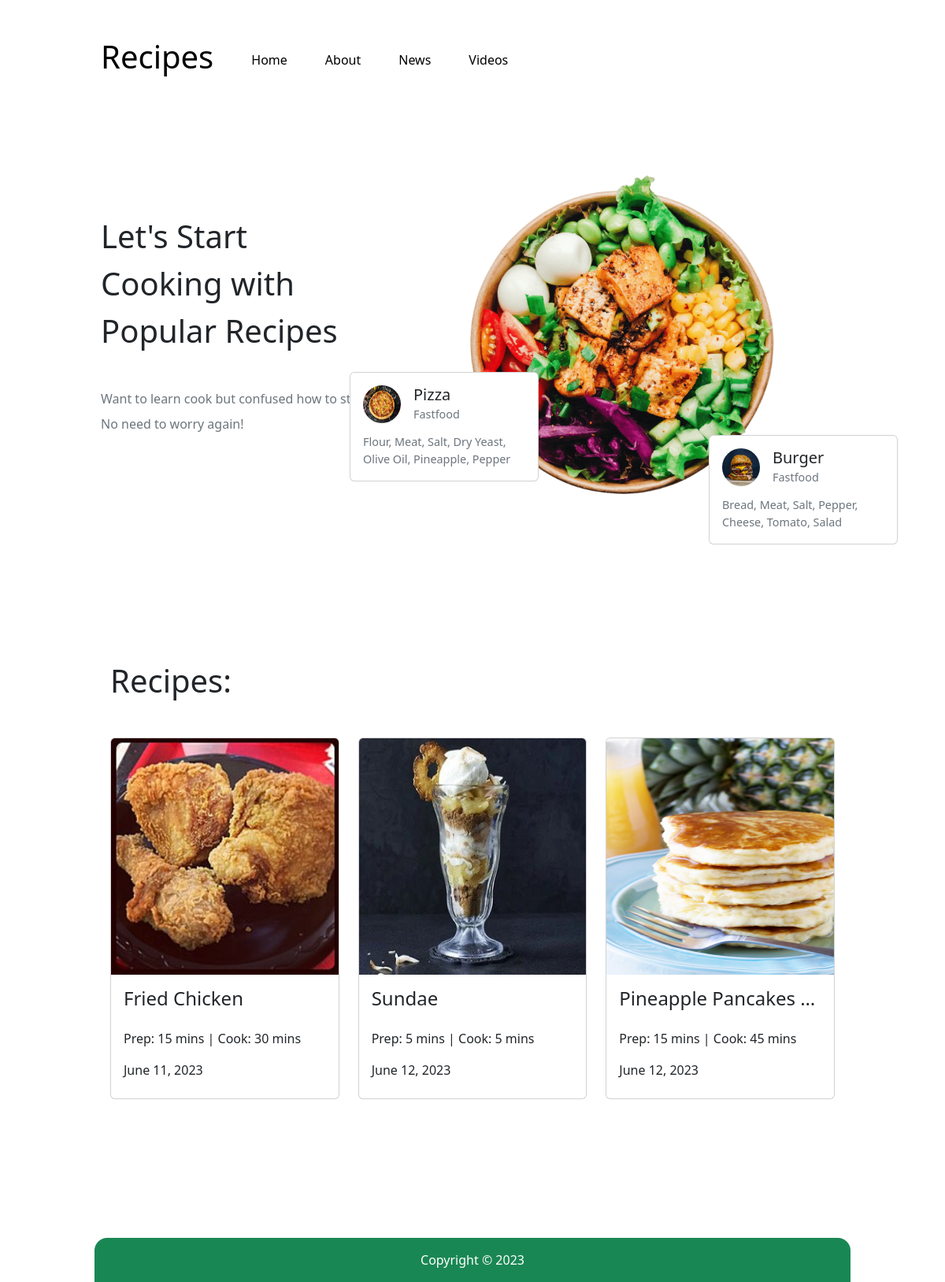
The page / on the database its author committed.
### recipes/models.py (models this page shows, shortened)
class Recipe(models.Model):
  title = models.CharField(max_length=100)
  slug = models.SlugField(unique=True, null=True)
  image = models.ImageField(upload_to="recipes", null=True)
  description = models.TextField(null=True)
  prep_time = models.PositiveIntegerField(null=True)
  cook_time = models.PositiveIntegerField(null=True)
  serving = models.PositiveIntegerField(null=True)
  instructions = models.TextField(null=True)
  ingredients = models.TextField(null=True)
  author = models.ForeignKey(User, on_delete=models.CASCADE)
  created_at = models.DateTimeField(auto_now_add=True)
  updated_at = models.DateTimeField(auto_now=True)

### recipes/views.py (the view)
# urls.py: path('', views.RecipeListView.as_view(), name="recipes-home"),
class RecipeListView(ListView):
  model = models.Recipe
  template_name = 'recipes/home.html'
  context_object_name = 'recipes'

### recipes/templates/recipes/home.html (shortened to what this page needs)
{% extends "recipes/base.html" %}
{% block content %}
{% load static %}
<section>
  <div class="row d-none d-lg-flex align-items-center">
    <div class="col">
      <h1 class="lh-base">
        Let's Start <br />
        Cooking with <br />
        Popular Recipes
      </h1>
      <div class="text-secondary my-5 lh-1">
        <p>Want to learn cook but confused how to start?</p>
        <p>No need to worry again!</p>
      </div>
    </div>
    <div class="col position-relative">
      <img
        class="landing-image"
        src="{% static '/images/landing.png' %}"
        alt="Landing"
      />
      <div
        class="card position-absolute d-none d-xl-block"
        style="width: 15rem; top: 20rem; right: 25rem"
      >
        <div class="card-body">
          <div class="d-flex">
            <img
              style="
                height: 3rem;
                width: 3rem;
                margin-right: 1rem;
                border-radius: 9999px;
              "
              src="{% static '/images/pizza.jpg' %}"
              alt="Image"
            />
            <div>
              <h5 class="card-title">Pizza</h5>
              <h6
                class="card-subtitle mb-3 text-secondary"
                style="font-size: 0.9rem"
              >
                Fastfood
              </h6>
            </div>
          </div>
          <p class="card-text text-secondary" style="font-size: 0.9rem">
            Flour, Meat, Salt, Dry Yeast, Olive Oil, Pineapple, Pepper
          </p>
        </div>
      </div>
      <div
        class="card position-absolute d-none d-xl-block"
        style="width: 15rem; top: 25rem; left: 25rem"
      >
        <div class="card-body">
          <div class="d-flex">
            <img
              style="
                height: 3rem;
                width: 3rem;
                margin-right: 1rem;
                border-radius: 9999px;
              "
              src="{% static '/images/burger.jpg' %}"
              alt="Image"
            />
            <div>
              <h5 class="card-title">Burger</h5>
              <h6
                class="card-subtitle mb-3 text-secondary"
                style="font-size: 0.9rem"
              >
                Fastfood
              </h6>
            </div>
          </div>
          <p class="card-text text-secondary" style="font-size: 0.9rem">
            Bread, Meat, Salt, Pepper, Cheese, Tomato, Salad
          </p>
        </div>
      </div>
    </div>
  </div>
</section>
<section class="container" style="margin-top: 8rem; margin-bottom: 8rem;">
  <h1 class="my-5">Recipes:</h1>
    <div class="row">
      {% for recipe in recipes %}
      <div class="col-sm-6 col-lg-4 mb-5">
        <a href="{% url 'recipes-detail' recipe.slug %}" class="text-reset text-decoration-none">
          <div class="card">
          <img
            src="{{ recipe.image.url }}"
            style="height: 300px;"
            class="card-img-top"
            alt="Image"
          />
          <div class="card-body">
            <h4 class="card-text mb-4 text-truncate">{{ recipe.title }}</h4>
            <p class="card-text">Prep: {{ recipe.prep_time }} mins | Cook: {{ recipe.cook_time }} mins</p>
              <p class="card-text mb-2">
              {{ recipe.updated_at|date:"F d, Y" }}
            </p>
          </div>
        </div>
        </a>
      </div>
      {% endfor %}
    </div>
</section>
{% endblock content %}

### recipes/templates/recipes/base.html (shortened to what this page needs)
<!DOCTYPE html>
<html lang="en">
  <head>
    {% load bootstrap5 %}
    {% bootstrap_css %}
    {% load static %}
    <link rel="stylesheet" href="{% static '/css/style.css' %}">
  </head>
  <body class="mt-4">
    <header
      class="d-flex align-items-center justify-content-between nav-margin"
    >
      <div class="d-flex align-items-end">
        <a href="/" class="text-decoration-none">
          <h1 id="logo"></h1>
        </a>
        <nav class="mx-5 d-none d-md-block">
          <ul class="d-flex gap-5 list-unstyled">
            <li>
              <a href="/" class="text-decoration-none pe-auto">Home</a>
            </li>
            <li>
              <a href="/about" class="text-decoration-none pe-auto">About</a>
            </li>
            <li>
              <a href="/news" class="text-decoration-none pe-auto">News</a>
            </li>
            <li>
              <a href="/videos" class="text-decoration-none pe-auto">Videos</a>
            </li>
          </ul>
        </nav>
      </div>
    </header>
    <div class="main">
       {% block content %} {% endblock %}
    </div>
    <footer
      id="footer"
    >
      Copyright &copy; 2023
    </footer>
  </body>
</html>

### recipes/static/css/style.css (style rules this page uses)
a { color: black; }
@media only screen and (min-width: 320px) { .nav-margin { margin-left: 3rem; margin-right: 3rem; margin-top: 3rem; } }
@media only screen and (min-width: 320px) { .main { min-height: 60vh; margin-top: 5rem; margin-bottom: 5rem; margin-left: 3rem; margin-right: 3rem; } }
@media only screen and (min-width: 320px) { .landing-image { height: 10rem; width: 10rem; } }
@media only screen and (min-width: 768px) { .nav-margin { margin-left: 8rem; margin-right: 8rem; margin-top: 3rem; } }
@media only screen and (min-width: 768px) { .main { min-height: 60vh; margin-top: 3rem; margin-bottom: 5rem; margin-left: 8rem; margin-right: 8rem; } }
@media only screen and (min-width: 768px) { .landing-image { height: 20rem; width: 20rem } }
@media only screen and (min-width: 1200px) { .landing-image { height: 35rem; width: 35rem } }

### rows shown on the page
Recipe: image (picture), title "Fried Chicken", prep_time "15", cook_time "30", updated_at "June 11, 2023"
Recipe: image (picture), title "Sundae", prep_time "5", cook_time "5", updated_at "June 12, 2023"
Recipe: image (picture), title "Pineapple Pancakes…", prep_time "15", cook_time "45", updated_at "June 12, 2023"
